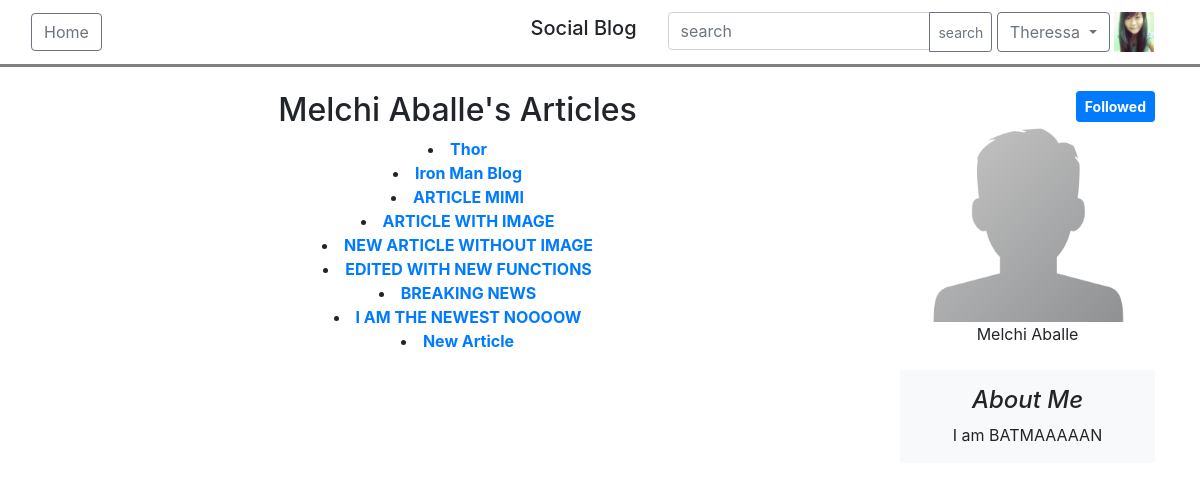
Page /article/1 (signed in) on the earlier database version.
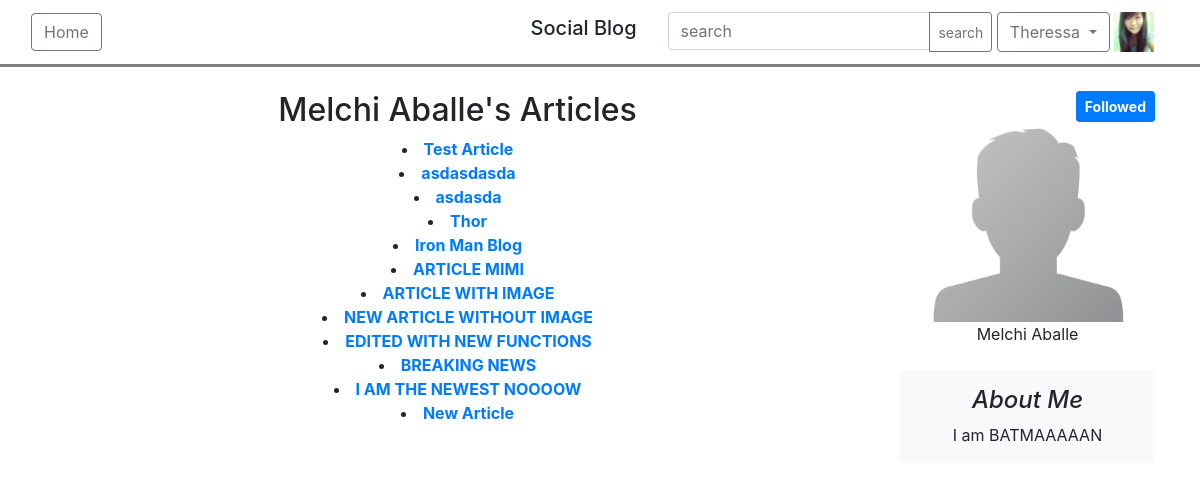
Same page on the later database version.
### blog/models.py (models this page shows, shortened)
class Article(models.Model):
    title =  models.CharField(max_length = 200)
    description = models.TextField()
    owner = models.ForeignKey(settings.AUTH_USER_MODEL, on_delete=models.CASCADE)
    date_published = models.DateTimeField(auto_now_add = True)
    date_modified = models.DateTimeField(auto_now = True)
    article_image = models.ImageField(upload_to='articleImage/', null=True, blank=True)
    is_featured = models.BooleanField(default=False)

class UserFollowing(models.Model):
    followbool = models.BooleanField()
    following = models.ForeignKey(settings.AUTH_USER_MODEL, on_delete=models.CASCADE, related_name = 'following')
    owner = models.ForeignKey(settings.AUTH_USER_MODEL, on_delete=models.CASCADE, related_name = 'user')
    date_follow = models.DateTimeField(auto_now_add = True)
    date_modified = models.DateTimeField(auto_now = True)

### blog/views.py (the view)
# urls.py: path('article/<int:user_id>', views.user_articles, name = "userarticle"),
def user_articles(request, user_id):
    user = User.objects.get(pk=user_id)
    form = Article.objects.filter(owner=user_id).order_by('-date_published')
    if request.user.is_authenticated:
        follow = UserFollowing.objects.filter(following=user, owner=request.user)
        return render(request, 'blog/userarticles.html', {'form': form, 'user':user, 'follow':follow})
    else:
        return render(request, 'blog/userarticles.html', {'form': form, 'user':user})

### users/models.py (called while the page is built)
    def get_full_name(self):
        full_name = '%s %s' % (self.firstname, self.lastname)
        return full_name.strip()

### templates/blog/userarticles.html (shortened to what this page needs)
{% extends 'base.html' %}
{% load widget_tweaks %}
{% load static %}
{% block switch %}
    {% if request.user.is_authenticated %}
    <div class="input-group ">
        <input type="text" class="form-control" placeholder="search" aria-label="search" >
        <div class="input-group-append">
            <button class="btn btn-outline-secondary btn-sm" type="button">search</button>
        </div>
    </div>
    <div class="btn-group">
        <button type="button" class="btn btn-outline-secondary dropdown-toggle" data-toggle="dropdown" aria-haspopup="true" aria-expanded="false">
            {% if request.user.firstname %}
                {{ request.user.firstname }}
            {% else %}
                {{ request.user.email }}
            {% endif %}
        </button>
    </div>
        <img src="{{ request.user.avatar.url }}" width="40" height="40"></img>
    {% else %}
        <a href="{% url 'users:login' %}" class="btn btn-outline-secondary"> Login </a>
    {% endif %}
{% endblock%}
{% block content %}
    <div class="container-fluid">
        <div>
            <div class="container">
                <div class="row">
                    <div class="col-md-9">
                    <div align="center">
                        {% if request.user.id != user.id %}
                            {% if user.firstname %}
                            <h2> {{user.get_full_name}}'s Articles </h2>
                            {% else %}
                                {{user.email}}'s Articles
                            {% endif %}
                        {% else %}
                            <h2>Your Published Articles</h2>
                        {% endif %}
                    </div>
                        {% if form %}
                            <div align="center">
                                {% for article in form %}
                                    <li>
                                        <a href="{% url 'blog:articledetails' article.id%}" ><b>{{article.title}}</b></a>
                                    </li>
                                {% endfor %}
                            </div>
                        {% endif %}
                    </div>
                    <div class="col-md-3">
                    <div align="center">
                        {% if request.user.is_authenticated %}
                            {% if request.user.id != user.id %}
                                <div class="text-right">
                                {% if follow %}
                                    {% for fllw in follow %}
                                        {% if fllw.followbool == True %}
                                            <a href = "{% url 'blog:followuser' user.id%}" class="btn btn-primary btn-sm" ><b>Followed</b></a>
                                        {% else %}
                                            <a href = "{% url 'blog:followuser' user.id%}" class="btn btn-outline-primary btn-sm" ><b>Follow Me</b></a>
                                        {% endif %}
                                    {% endfor %}
                                {% else %}
                                    <a href = "{% url 'blog:followuser' user.id%}" class="btn btn-outline-primary btn-sm" ><b>Follow Me</b></a>
                                {% endif %}
                                </div>
                            {% endif %}
                        {% endif %}
                        <img src="{{user.avatar.url}}" width="200px" height="200px">
                        <br/>
                        {% if user.firstname %}
                            {{user.get_full_name}}
                        {% else %}
                            {{user.email}}
                        {% endif %}
                        <br/>
                        <br/>
                        <div class="p-3 mb-3 bg-light rounded">
                            <h4 class="font-italic">About Me</h4>
                            <p class="mb-0">{{user.about_me}}</p>
                        </div>
                    </div>
                    </div>
                </div>
            </div>
        </div>
    </div>
{% endblock %}

Differences in the rows shown:
added Article: title "Test Article"
added Article: title "asdasdasda"
added Article: title "asdasda"
